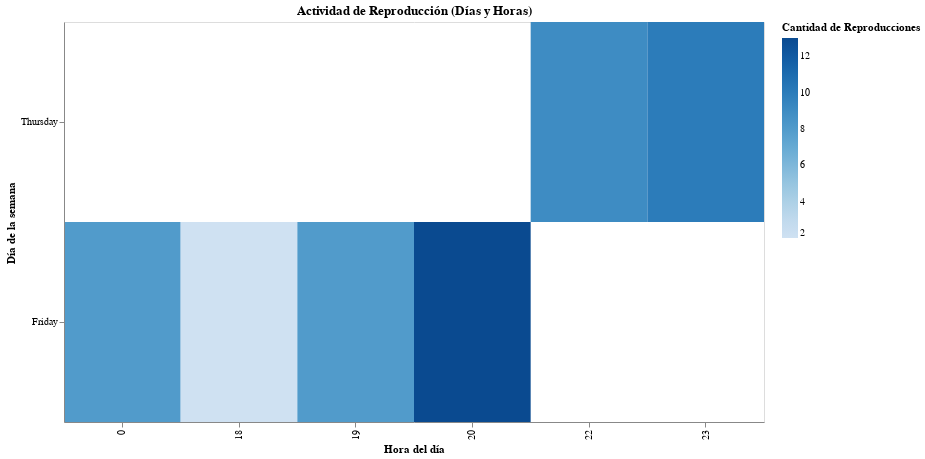

Notebook code cell kept with this figure:
### Code cell
import pandas as pd
import altair as alt

# Obtener las reproducciones recientes (últimas 50)
recently_played = sp.current_user_recently_played(limit=50)
plays = recently_played['items']

# Extraer la fecha y hora de reproducción
play_data = []
for play in plays:
    track_name = play['track']['name']
    artist_name = play['track']['artists'][0]['name']
    played_at = pd.to_datetime(play['played_at'])
    play_data.append({"Canción": track_name, "Artista": artist_name, "Fecha y Hora": played_at})

# Crear un DataFrame
df_plays = pd.DataFrame(play_data)

# Agregar columnas de día de la semana y hora
df_plays['Día'] = df_plays['Fecha y Hora'].dt.day_name()
df_plays['Hora'] = df_plays['Fecha y Hora'].dt.hour

# Agrupar por día y hora
df_heatmap = df_plays.groupby(['Día', 'Hora']).size().reset_index(name='Reproducciones')

# Ordenar los días de la semana
days_order = ['Monday', 'Tuesday', 'Wednesday', 'Thursday', 'Friday', 'Saturday', 'Sunday']
df_heatmap['Día'] = pd.Categorical(df_heatmap['Día'], categories=days_order, ordered=True)

# Crear el heatmap
heatmap = alt.Chart(df_heatmap).mark_rect().encode(
    x=alt.X('Hora:O', title='Hora del día'),
    y=alt.Y('Día:O', title='Día de la semana', sort=days_order),
    color=alt.Color('Reproducciones:Q', scale=alt.Scale(scheme='blues'), title='Cantidad de Reproducciones'),
    tooltip=['Día', 'Hora', 'Reproducciones']
).properties(
    title='Actividad de Reproducción (Días y Horas)',
    width=700,
    height=400
)

heatmap.display()

### Figure 1 — Vega-Lite specification as saved in the notebook (floating-point values rounded to 4 significant figures)
{"config": {"view": {"continuousWidth": 300, "continuousHeight": 300}}, "data": {"name": "data-0a62a19c7f86a62d5f90b03f41749825"}, "mark": {"type": "rect"}, "encoding": {"color": {"field": "Reproducciones", "scale": {"scheme": "blues"}, "title": "Cantidad de Reproducciones", "type": "quantitative"}, "tooltip": [{"field": "Día", "type": "ordinal"}, {"field": "Hora", "type": "quantitative"}, {"field": "Reproducciones", "type": "quantitative"}], "x": {"field": "Hora", "title": "Hora del día", "type": "ordinal"}, "y": {"field": "Día", "sort": ["Monday", "Tuesday", "Wednesday", "Thursday", "Friday", "Saturday", "Sunday"], "title": "Día de la semana", "type": "ordinal"}}, "height": 400, "title": "Actividad de Reproducción (Días y Horas)", "width": 700, "$schema": "https://vega.github.io/schema/vega-lite/v5.20.1.json", "datasets": {"data-0a62a19c7f86a62d5f90b03f41749825": [{"Día": "Friday", "Hora": 0, "Reproducciones": 8}, {"Día": "Friday", "Hora": 18, "Reproducciones": 2}, {"Día": "Friday", "Hora": 19, "Reproducciones": 8}, {"Día": "Friday", "Hora": 20, "Reproducciones": 13}, {"Día": "Thursday", "Hora": 22, "Reproducciones": 9}, {"Día": "Thursday", "Hora": 23, "Reproducciones": 10}]}}
